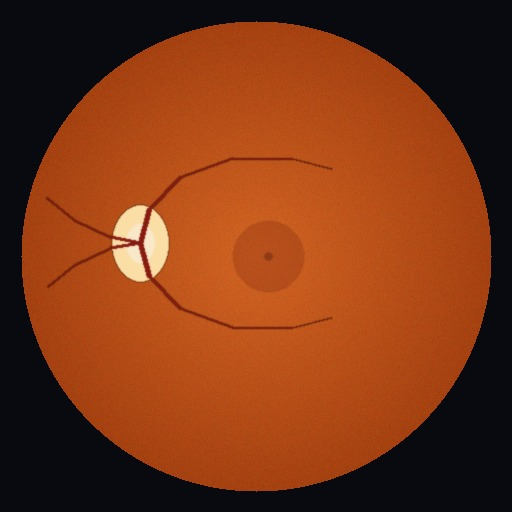
%> input picture backend/samples/sample_grade0_normal.jpg, 512 x 512 px
$ octave --eval "result = preprocessFundus('../../samples/sample_grade0_normal.jpg');"   (GNU Octave 9; MATLAB toolbox functions it lacks are replaced by stand-ins)
%> lines starting %> are read from the running program, lines starting %| are printed output that depends on the picture; in (x1, y1, x2, y2) boxes, pixels count from 0 and x2, y2 are one past the last pixel; in counts of white or black regions, pixels touching at a corner belong together; the program's own positions count from 1
function processedImg = preprocessFundus(img)
%> called with img = '../../samples/sample_grade0_normal.jpg'

%% =========================================================
% PREPROCESS FUNDUS IMAGE
% =========================================================

%% 1. READ IMAGE
% imageDatastore sends the filename to ReadFcn

if ischar(img) || isstring(img)
    img = imread(img);
%> img is the input picture: size 512x512x3 uint8; mean R, G, B 121.6, 54.6, 21.4
end


%% 2. MAKE SURE IMAGE IS RGB

if ndims(img) == 2
    img = cat(3, img, img, img);
end

img = im2uint8(img);


%% 3. REMOVE BLACK BACKGROUND

gray = rgb2gray(img);
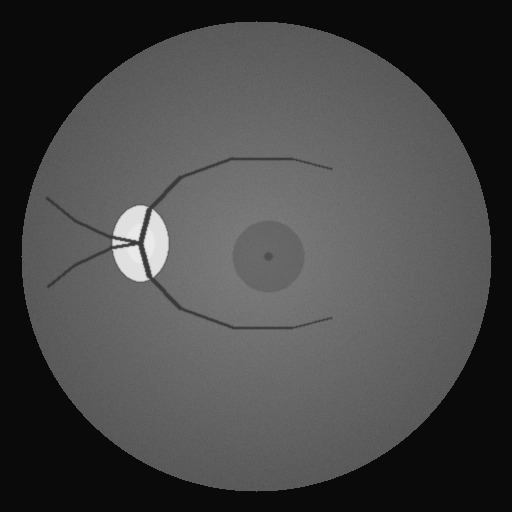
%> gray: size 512x512 uint8; min 0, max 239, mean 70.8

mask = gray > 15;
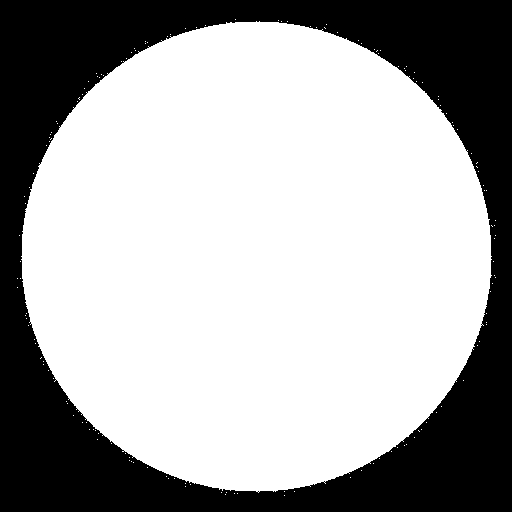
%> mask: size 512x512 logical; 66.3% white; 1 black region, box (x1, y1, x2, y2) and area: (0, 0, 512, 512) 88351

mask = imfill(mask, "holes");
%> mask: size 512x512 logical; 66.3% white; 1 black region, box (x1, y1, x2, y2) and area: (0, 0, 512, 512) 88348

mask = bwareaopen(mask, 500);
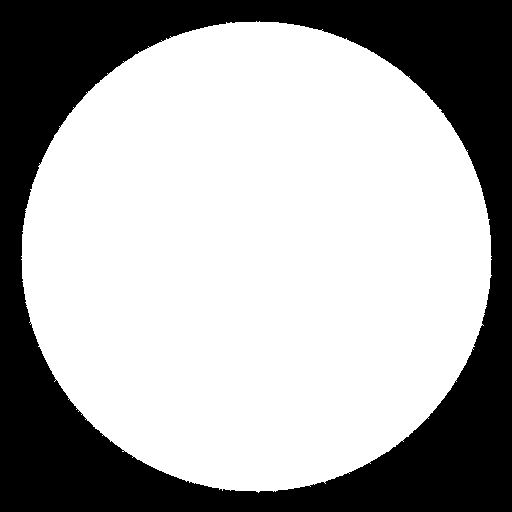
%> mask: size 512x512 logical; 66.2% white; 1 black region


%% 4. FIND LARGEST RETINAL REGION

CC = bwconncomp(mask);
%> CC = 1 connected component

if CC.NumObjects > 0

    numPixels = cellfun(@numel, CC.PixelIdxList);
%> numPixels = 173637

    [~, idx] = max(numPixels);
%> idx = 1

    largestMask = false(size(mask));

    largestMask(CC.PixelIdxList{idx}) = true;

    stats = regionprops(largestMask, "BoundingBox");
%> stats = 1 region; box (x1, y1, x2, y2): (21, 21, 492, 493)

    if ~isempty(stats)

        bbox = stats.BoundingBox;
%> bbox = [21.5 21.5 471 472]

        margin = 10;

        x = max(1, floor(bbox(1) - margin));
%> x = 11
        y = max(1, floor(bbox(2) - margin));
%> y = 11

        w = min( ...
            size(img,2) - x + 1, ...
            ceil(bbox(3) + 2*margin));
%> w = 491

        h = min( ...
            size(img,1) - y + 1, ...
            ceil(bbox(4) + 2*margin));
%> h = 492

        img = imcrop(img, [x y w h]);
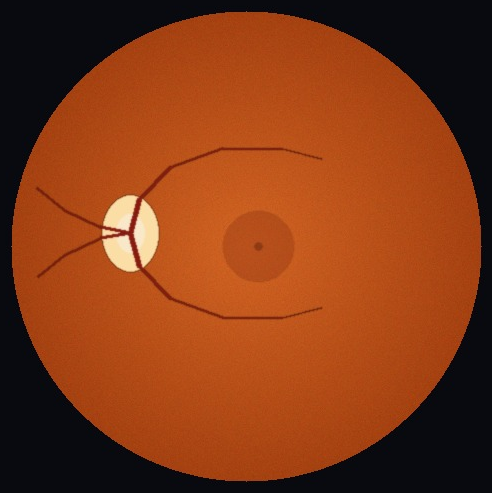
%> img: size 493x492x3 uint8; mean R, G, B 130.7, 58.2, 22

    end
end


%% 5. RESIZE

img = imresize(img, [224 224]);
%> img: size 224x224x3 uint8


%% 6. LAB CONTRAST ENHANCEMENT

labImg = rgb2lab(img);
%> labImg: size 224x224x3 double; mean of channels 1, 2, 3 33.5, 27.9, 33.8

L = labImg(:,:,1);
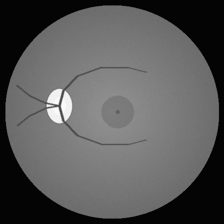
%> L: size 224x224 double; min 1.12, max 94.48, mean 33.5; drawn with min black and max white

L = mat2gray(L);

L = adapthisteq( ...
    L, ...
    "ClipLimit", 0.01, ...
    "NumTiles", [8 8]);
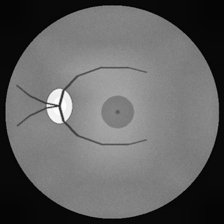
%> L: size 224x224 double; min 0, max 1, mean 0.385

labImg(:,:,1) = L * 100;
%> labImg: size 224x224x3 double; mean of channels 1, 2, 3 38.5, 27.9, 33.8

processedImg = lab2rgb(labImg);
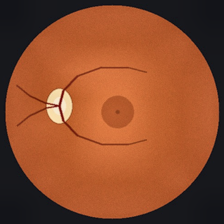
%> processedImg: size 224x224x3 double; mean R, G, B 0.573, 0.279, 0.136; drawn with min black and max white


%% 7. CONVERT TO UINT8

processedImg = im2uint8(processedImg);
%> processedImg: size 224x224x3 uint8


%% 8. MILD DENOISING

processedImg = imgaussfilt(processedImg, 0.3);


%% 9. FINAL SIZE CHECK

if size(processedImg,1) ~= 224 || ...
   size(processedImg,2) ~= 224

    processedImg = imresize(processedImg, [224 224]);

end


%% 10. FINAL RGB CHECK

if size(processedImg,3) ~= 3

    processedImg = repmat(processedImg, [1 1 3]);

end

end
